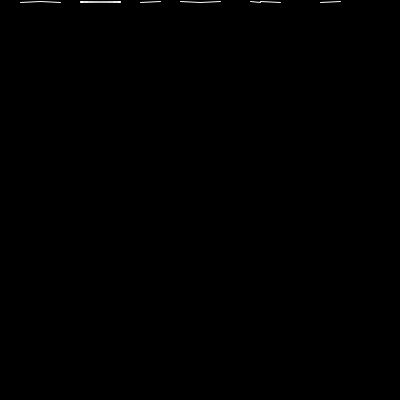
Frame 1 (no input)
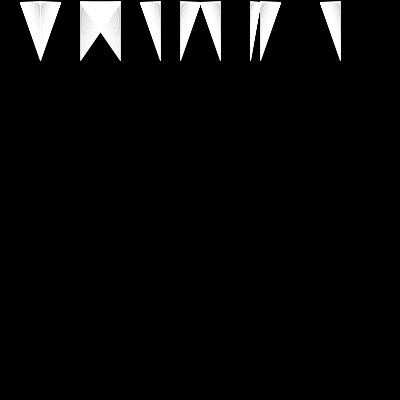
Frame 60 (the mouse pressed at the canvas centre just before this capture)
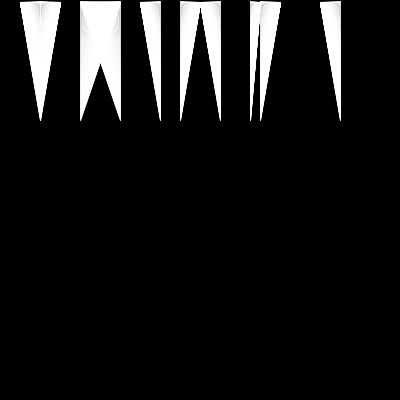
Frame 120 (the mouse held since frame 60 and released just before this capture)

The Processing sketch that drew these frames (run headless with seeded random() and noise(); from frame 60 on, the mouse is pressed at the canvas centre):

// Processing sketch: processing_167641
// ── processing_167641.pde

float a = 0;

void setup() {
  size(400, 400);
  background(0);

}


void draw() {
  a = a +1;
      stroke(255);

    line(20, 2, 40, a);
    line(60, 2, 40, a);

    line(80, 2, 120, a);
    line(120, 2, 80, a);
    
     line(140, 2, 160, a);
    line(200, 2, 180, a);
    
      line(200, 2, 220, a);
    line(280, 2, 260, a);
    
          line(260, 2, 250, a);
    line(320, 2, 340, a);
}
